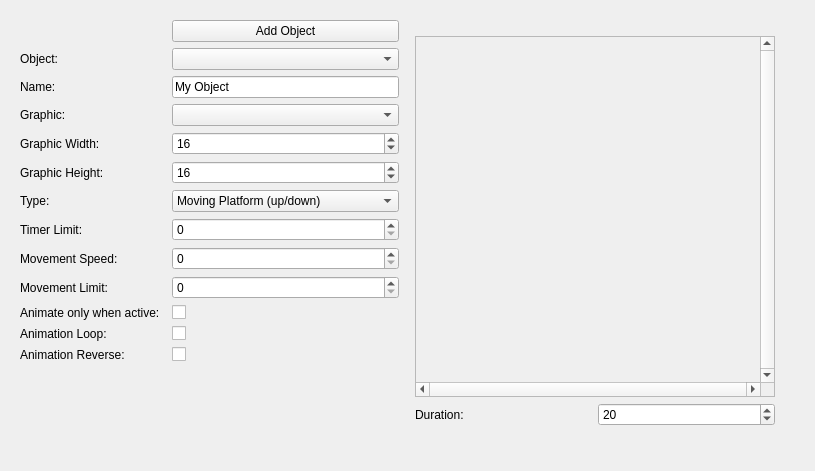
<?xml version="1.0" encoding="UTF-8"?>
<ui version="4.0">
 <class>object_tab</class>
 <widget class="QWidget" name="object_tab">
  <property name="geometry">
   <rect>
    <x>0</x>
    <y>0</y>
    <width>815</width>
    <height>471</height>
   </rect>
  </property>
  <property name="windowTitle">
   <string>Form</string>
  </property>
  <layout class="QGridLayout" name="gridLayout">
   <item row="0" column="0">
    <widget class="QWidget" name="horizontalWidget_2" native="true">
     <property name="sizePolicy">
      <sizepolicy hsizetype="Expanding" vsizetype="Expanding">
       <horstretch>0</horstretch>
       <verstretch>0</verstretch>
      </sizepolicy>
     </property>
     <property name="styleSheet">
      <string notr="true"/>
     </property>
     <layout class="QHBoxLayout" name="horizontalLayout_14">
      <property name="sizeConstraint">
       <enum>QLayout::SetNoConstraint</enum>
      </property>
      <property name="rightMargin">
       <number>20</number>
      </property>
      <item>
       <layout class="QGridLayout" name="gridLayout_13">
        <property name="bottomMargin">
         <number>20</number>
        </property>
        <item row="7" column="0">
         <widget class="QLabel" name="label_60">
          <property name="text">
           <string>Type:</string>
          </property>
         </widget>
        </item>
        <item row="4" column="2">
         <widget class="QComboBox" name="graphicfile_combo"/>
        </item>
        <item row="6" column="0">
         <widget class="QLabel" name="label_56">
          <property name="text">
           <string>Graphic Height:</string>
          </property>
         </widget>
        </item>
        <item row="9" column="0">
         <widget class="QLabel" name="label_63">
          <property name="text">
           <string>Movement Speed:</string>
          </property>
         </widget>
        </item>
        <item row="5" column="0" colspan="2">
         <widget class="QLabel" name="label_52">
          <property name="text">
           <string>Graphic Width: </string>
          </property>
         </widget>
        </item>
        <item row="4" column="0">
         <widget class="QLabel" name="label_59">
          <property name="text">
           <string>Graphic:</string>
          </property>
         </widget>
        </item>
        <item row="2" column="0">
         <widget class="QLabel" name="label_58">
          <property name="text">
           <string>Name:</string>
          </property>
         </widget>
        </item>
        <item row="7" column="2">
         <widget class="QComboBox" name="type_combo">
          <item>
           <property name="text">
            <string>Moving Platform (up/down)</string>
           </property>
          </item>
          <item>
           <property name="text">
            <string>Moving platform (left/right)</string>
           </property>
          </item>
          <item>
           <property name="text">
            <string>Disapearing Block</string>
           </property>
          </item>
          <item>
           <property name="text">
            <string>Energy Tank</string>
           </property>
          </item>
          <item>
           <property name="text">
            <string>Weapons Tank</string>
           </property>
          </item>
          <item>
           <property name="text">
            <string>Energy Pill (big)</string>
           </property>
          </item>
          <item>
           <property name="text">
            <string>Weapons Pill (big)</string>
           </property>
          </item>
          <item>
           <property name="text">
            <string>Enegy Pill (small)</string>
           </property>
          </item>
          <item>
           <property name="text">
            <string>Weapons Pill (small)</string>
           </property>
          </item>
          <item>
           <property name="text">
            <string>1 UP</string>
           </property>
          </item>
          <item>
           <property name="text">
            <string>Faller Platform</string>
           </property>
          </item>
          <item>
           <property name="text">
            <string>Flying Platform</string>
           </property>
          </item>
          <item>
           <property name="text">
            <string>Fly Item</string>
           </property>
          </item>
          <item>
           <property name="text">
            <string>Coil Item</string>
           </property>
          </item>
          <item>
           <property name="text">
            <string>Active Disappearing Block</string>
           </property>
          </item>
          <item>
           <property name="text">
            <string>Armor Piece (Arms)</string>
           </property>
          </item>
          <item>
           <property name="text">
            <string>Armor Piece (Body)</string>
           </property>
          </item>
          <item>
           <property name="text">
            <string>Armor Piece (Legs)</string>
           </property>
          </item>
          <item>
           <property name="text">
            <string>Expanding Ray (Horizontal)</string>
           </property>
          </item>
          <item>
           <property name="text">
            <string>Expanding Ray (Vertical)</string>
           </property>
          </item>
          <item>
           <property name="text">
            <string>Track Platform</string>
           </property>
          </item>
          <item>
           <property name="text">
            <string>Boss Teleporter</string>
           </property>
          </item>
          <item>
           <property name="text">
            <string>Destructible Wall</string>
           </property>
          </item>
          <item>
           <property name="text">
            <string>Special Tank</string>
           </property>
          </item>
          <item>
           <property name="text">
            <string>Death Ray (Vertical)</string>
           </property>
          </item>
          <item>
           <property name="text">
            <string>Death Ray (Horizontal)</string>
           </property>
          </item>
          <item>
           <property name="text">
            <string>Final Boss Teleporter</string>
           </property>
          </item>
         </widget>
        </item>
        <item row="5" column="2">
         <widget class="QSpinBox" name="graphic_w">
          <property name="minimum">
           <number>8</number>
          </property>
          <property name="maximum">
           <number>999</number>
          </property>
          <property name="value">
           <number>16</number>
          </property>
         </widget>
        </item>
        <item row="10" column="2">
         <widget class="QSpinBox" name="limit">
          <property name="maximum">
           <number>99999</number>
          </property>
         </widget>
        </item>
        <item row="9" column="2">
         <widget class="QSpinBox" name="speed">
          <property name="maximum">
           <number>99999</number>
          </property>
         </widget>
        </item>
        <item row="11" column="2">
         <widget class="QCheckBox" name="animate_on_active_checkbox">
          <property name="text">
           <string/>
          </property>
         </widget>
        </item>
        <item row="13" column="2">
         <widget class="QCheckBox" name="animation_loop_checkbox">
          <property name="text">
           <string/>
          </property>
         </widget>
        </item>
        <item row="8" column="2">
         <widget class="QSpinBox" name="timer">
          <property name="maximum">
           <number>99999</number>
          </property>
         </widget>
        </item>
        <item row="2" column="2">
         <widget class="QLineEdit" name="name">
          <property name="text">
           <string>My Object</string>
          </property>
          <property name="maxLength">
           <number>30</number>
          </property>
         </widget>
        </item>
        <item row="14" column="2">
         <widget class="QCheckBox" name="animation_reverse_checkbox">
          <property name="text">
           <string/>
          </property>
         </widget>
        </item>
        <item row="11" column="0">
         <widget class="QLabel" name="label_2">
          <property name="text">
           <string>Animate only when active:</string>
          </property>
         </widget>
        </item>
        <item row="15" column="0">
         <spacer name="verticalSpacer">
          <property name="orientation">
           <enum>Qt::Vertical</enum>
          </property>
          <property name="sizeHint" stdset="0">
           <size>
            <width>20</width>
            <height>40</height>
           </size>
          </property>
         </spacer>
        </item>
        <item row="13" column="0">
         <widget class="QLabel" name="label_3">
          <property name="text">
           <string>Animation Loop:</string>
          </property>
         </widget>
        </item>
        <item row="6" column="2">
         <widget class="QSpinBox" name="graphic_h">
          <property name="minimum">
           <number>8</number>
          </property>
          <property name="maximum">
           <number>999</number>
          </property>
          <property name="value">
           <number>16</number>
          </property>
         </widget>
        </item>
        <item row="1" column="2">
         <widget class="QComboBox" name="objectlist_combo"/>
        </item>
        <item row="10" column="0">
         <widget class="QLabel" name="label_62">
          <property name="text">
           <string>Movement Limit:</string>
          </property>
         </widget>
        </item>
        <item row="14" column="0">
         <widget class="QLabel" name="label_4">
          <property name="text">
           <string>Animation Reverse:</string>
          </property>
         </widget>
        </item>
        <item row="1" column="0">
         <widget class="QLabel" name="label">
          <property name="text">
           <string>Object:</string>
          </property>
         </widget>
        </item>
        <item row="8" column="0">
         <widget class="QLabel" name="label_61">
          <property name="text">
           <string>Timer Limit:</string>
          </property>
         </widget>
        </item>
        <item row="0" column="2">
         <widget class="QPushButton" name="pushButton">
          <property name="text">
           <string>Add Object</string>
          </property>
         </widget>
        </item>
       </layout>
      </item>
      <item>
       <widget class="QWidget" name="verticalWidget_2" native="true">
        <property name="sizePolicy">
         <sizepolicy hsizetype="Ignored" vsizetype="Ignored">
          <horstretch>0</horstretch>
          <verstretch>0</verstretch>
         </sizepolicy>
        </property>
        <property name="maximumSize">
         <size>
          <width>16777215</width>
          <height>400</height>
         </size>
        </property>
        <property name="styleSheet">
         <string notr="true"/>
        </property>
        <layout class="QVBoxLayout" name="verticalLayout_9">
         <property name="leftMargin">
          <number>10</number>
         </property>
         <property name="topMargin">
          <number>1</number>
         </property>
         <item>
          <widget class="QWidget" name="verticalWidget_3" native="true">
           <property name="sizePolicy">
            <sizepolicy hsizetype="Ignored" vsizetype="Ignored">
             <horstretch>0</horstretch>
             <verstretch>0</verstretch>
            </sizepolicy>
           </property>
           <property name="styleSheet">
            <string notr="true"/>
           </property>
           <layout class="QVBoxLayout" name="verticalLayout_10">
            <property name="leftMargin">
             <number>0</number>
            </property>
            <property name="topMargin">
             <number>0</number>
            </property>
            <property name="rightMargin">
             <number>0</number>
            </property>
            <property name="bottomMargin">
             <number>0</number>
            </property>
            <item>
             <widget class="QScrollArea" name="scrollArea_5">
              <property name="sizePolicy">
               <sizepolicy hsizetype="Expanding" vsizetype="Expanding">
                <horstretch>0</horstretch>
                <verstretch>0</verstretch>
               </sizepolicy>
              </property>
              <property name="verticalScrollBarPolicy">
               <enum>Qt::ScrollBarAlwaysOn</enum>
              </property>
              <property name="horizontalScrollBarPolicy">
               <enum>Qt::ScrollBarAlwaysOn</enum>
              </property>
              <property name="widgetResizable">
               <bool>false</bool>
              </property>
              <widget class="QWidget" name="scrollAreaWidgetContents_5">
               <property name="geometry">
                <rect>
                 <x>0</x>
                 <y>0</y>
                 <width>334</width>
                 <height>305</height>
                </rect>
               </property>
               <property name="sizePolicy">
                <sizepolicy hsizetype="Expanding" vsizetype="Expanding">
                 <horstretch>100</horstretch>
                 <verstretch>100</verstretch>
                </sizepolicy>
               </property>
               <property name="autoFillBackground">
                <bool>true</bool>
               </property>
               <widget class="framesPreviewArea" name="object_preview_area" native="true">
                <property name="geometry">
                 <rect>
                  <x>0</x>
                  <y>0</y>
                  <width>181</width>
                  <height>171</height>
                 </rect>
                </property>
                <property name="styleSheet">
                 <string notr="true"/>
                </property>
               </widget>
              </widget>
             </widget>
            </item>
           </layout>
          </widget>
         </item>
         <item>
          <layout class="QHBoxLayout" name="horizontalLayout_15">
           <item>
            <widget class="QLabel" name="label_64">
             <property name="sizePolicy">
              <sizepolicy hsizetype="Minimum" vsizetype="Minimum">
               <horstretch>0</horstretch>
               <verstretch>0</verstretch>
              </sizepolicy>
             </property>
             <property name="text">
              <string>Duration:</string>
             </property>
            </widget>
           </item>
           <item>
            <widget class="QSpinBox" name="frame_duration_spinbox">
             <property name="minimum">
              <number>5</number>
             </property>
             <property name="maximum">
              <number>9999</number>
             </property>
             <property name="value">
              <number>20</number>
             </property>
            </widget>
           </item>
          </layout>
         </item>
        </layout>
       </widget>
      </item>
     </layout>
    </widget>
   </item>
  </layout>
 </widget>
 <customwidgets>
  <customwidget>
   <class>framesPreviewArea</class>
   <extends>QWidget</extends>
   <header>framespreviewarea.h</header>
   <container>1</container>
  </customwidget>
 </customwidgets>
 <resources/>
 <connections/>
</ui>
